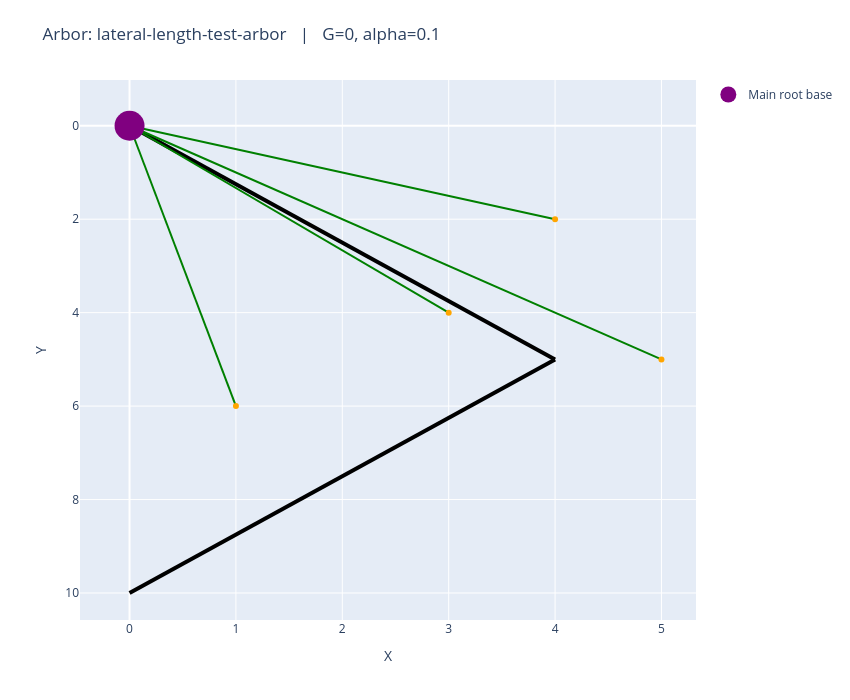

Notebook code cell kept with this figure:
### Code cell
# Second round of testing for lateral_root_path_length in pareto_functions.py

lat_len_test_root = [(0,0), (4,5), (0, 10)]
lat_len_laterals = [(5, 5), (3,4), (1,6), (4, 2)]
lat_len_arbor = toy_arbor_gen(lat_len_test_root, lat_len_laterals, 'lateral-length-test-arbor')
plot_arbors(lat_len_arbor, 0, .1)

original = pg.gravitropism_conduction_delay(lat_len_arbor)
new_homogeneous = pf.conduction_delay(lat_len_arbor, cost_spec=pf.HOMOGENEOUS)
heterogeneous_val = conduction_delay(lat_len_arbor, HETEROGENEOUS)

print(f"\n{lat_len_arbor.graph['arbor name']}")
print(f"  original:            {original:.6f}")
print(f"  new (homogeneous):   {new_homogeneous:.6f}")
print(f"  Do homogeneous match:   {abs(original - new_homogeneous) < 1e-9}")
print(f"  (Heterogeneous: {heterogeneous_val})")

### Figure 1 — Plotly figure (JSON) as saved in the notebook; plotly's stock layout.template omitted (floating-point values rounded to 4 significant figures)
{"data": [{"line": {"color": "black", "width": 4}, "mode": "lines", "showlegend": false, "type": "scatter", "x": [0, 4], "y": [0, 5]}, {"line": {"color": "black", "width": 4}, "mode": "lines", "showlegend": false, "type": "scatter", "x": [4, 0], "y": [5, 10]}, {"line": {"color": "green", "width": 2}, "mode": "lines", "showlegend": false, "type": "scatter", "x": [5, 0], "y": [5, 0]}, {"line": {"color": "green", "width": 2}, "mode": "lines", "showlegend": false, "type": "scatter", "x": [3, 0], "y": [4, 0]}, {"line": {"color": "green", "width": 2}, "mode": "lines", "showlegend": false, "type": "scatter", "x": [1, 0], "y": [6, 0]}, {"line": {"color": "green", "width": 2}, "mode": "lines", "showlegend": false, "type": "scatter", "x": [4, 0], "y": [2, 0]}, {"marker": {"color": "orange"}, "mode": "markers", "showlegend": false, "type": "scatter", "x": [5], "y": [5]}, {"marker": {"color": "orange"}, "mode": "markers", "showlegend": false, "type": "scatter", "x": [3], "y": [4]}, {"marker": {"color": "orange"}, "mode": "markers", "showlegend": false, "type": "scatter", "x": [1], "y": [6]}, {"marker": {"color": "orange"}, "mode": "markers", "showlegend": false, "type": "scatter", "x": [4], "y": [2]}, {"marker": {"color": "purple", "size": 30}, "mode": "markers", "name": "Main root base", "type": "scatter", "x": [0], "y": [0]}], "layout": {"annotations": [{"font": {"size": 14}, "showarrow": false, "text": "", "x": 0.5, "xref": "paper", "y": -0.1, "yref": "paper"}], "height": 700, "margin": {"b": 80, "t": 80}, "title": {"text": "Arbor: lateral-length-test-arbor   |   G=0, alpha=0.1"}, "width": 850, "xaxis": {"title": {"text": "X"}}, "yaxis": {"autorange": "reversed", "title": {"text": "Y"}}}}
